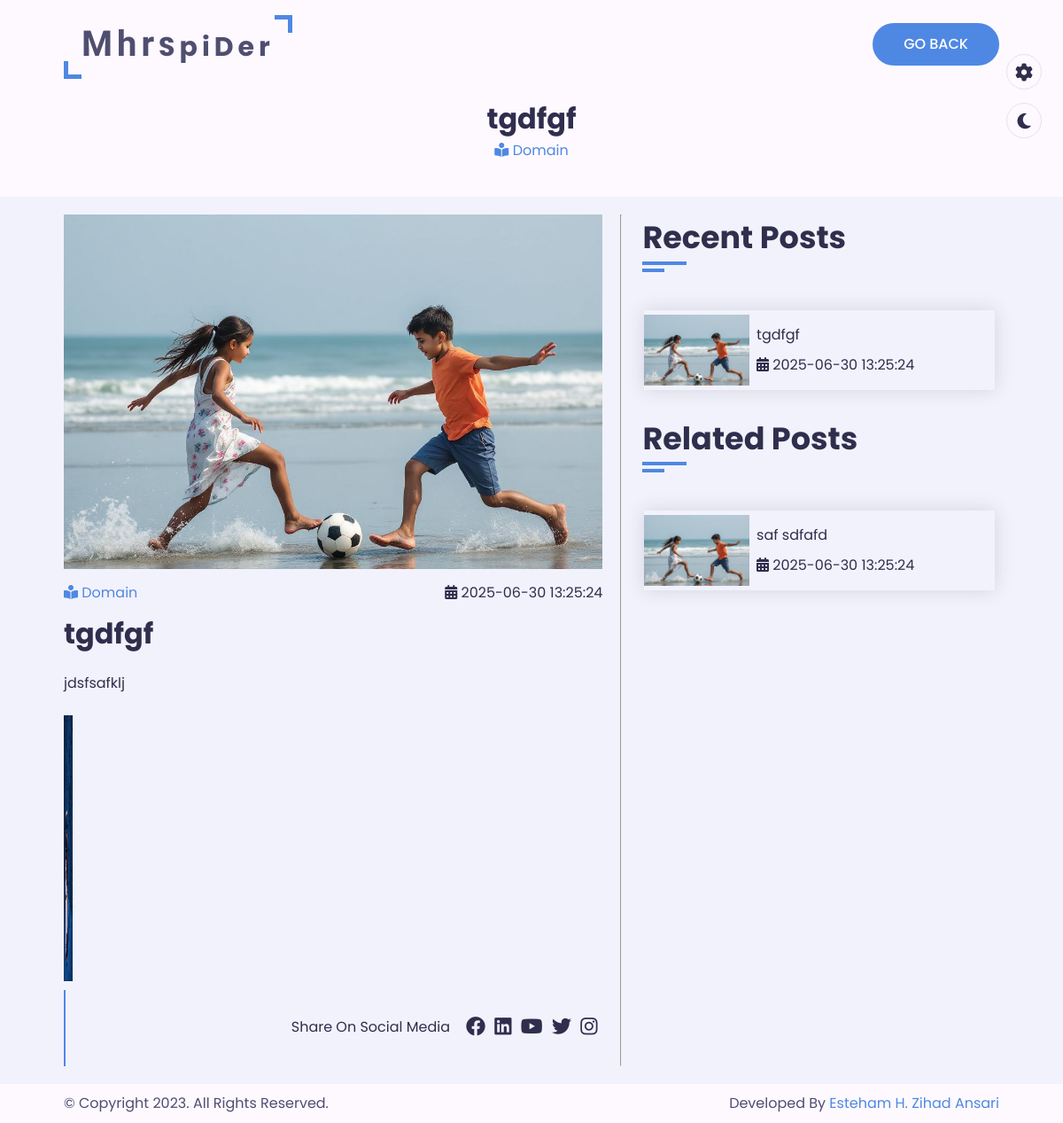
Screenshot of /blog.php?p=34 with the database file from the repository.
### tables this page shows
CREATE TABLE `blog` (
  `id` int(11) NOT NULL,
  `blog_title` varchar(255) NOT NULL,
  `blog_cat_id` int(11) NOT NULL,
  `created_date` datetime NOT NULL DEFAULT current_timestamp(),
  `created_by_admin` int(11) NOT NULL
);

CREATE TABLE `category` (
  `id` int(11) NOT NULL,
  `cat_name` varchar(100) NOT NULL,
  `created_at` timestamp NOT NULL DEFAULT current_timestamp()
);

CREATE TABLE `thumbnail` (
  `id` int(11) NOT NULL,
  `blog_id` int(11) NOT NULL,
  `thumb_name` varchar(255) NOT NULL,
  `thumb_uploaded_name` varchar(255) NOT NULL,
  `created_at` timestamp NOT NULL DEFAULT current_timestamp()
);

CREATE TABLE `blog_description` (
  `id` int(11) NOT NULL,
  `blog_id` int(11) NOT NULL,
  `short_description` mediumtext DEFAULT NULL,
  `full_description` longtext DEFAULT NULL
);

### blog.php (the view, shortened to what this page needs)
<?php
$con = new Confi();
$conn = $con->dbConnection();
if(isset($_GET['p'])){
    $id = urldecode($_GET['p']);
} else {
    die('No id.');
}
$stmt = "SELECT
            b.id, b.blog_title, b.created_date,
            c.cat_name,
            d.short_description,
            d.full_description,
            i.thumb_name,
            i.thumb_uploaded_name,
            v.total_view
        FROM blog b
        LEFT JOIN category c ON b.blog_cat_id = c.id
        LEFT JOIN blog_description d ON b.id = d.blog_id
        LEFT JOIN thumbnail i ON b.id = i.blog_id
        LEFT JOIN views v ON b.id = v.blog_id
        where b.id = :id";
$blog =  $conn->prepare($stmt);
$blog->execute([':id' => $id]);
$blog = $blog->fetch(PDO::FETCH_ASSOC);
$recent_stmt = "SELECT
            b.id, b.blog_title, b.created_date,
            c.cat_name,
            d.short_description,
            d.full_description,
            i.thumb_name,
            i.thumb_uploaded_name,
            v.total_view
        FROM blog b
        LEFT JOIN category c ON b.blog_cat_id = c.id
        LEFT JOIN blog_description d ON b.id = d.blog_id
        LEFT JOIN thumbnail i ON b.id = i.blog_id
        LEFT JOIN views v ON b.id = v.blog_id
        ORDER BY b.created_date DESC
        LIMIT 6";
$recent_blogs =  $conn->prepare($recent_stmt);
$recent_blogs->execute();
$recent_blogs = $recent_blogs->fetchAll(PDO::FETCH_ASSOC);
?>
<html lang="en">
<head>
    <link rel="stylesheet" href="css/style.css" />
    <link rel="stylesheet" href="css/blog-single.css">
    <link rel="stylesheet" href="css/skins/color-1.css" />
    <link rel="stylesheet" href="https://cdnjs.cloudflare.com/ajax/libs/font-awesome/6.2.1/css/all.min.css" />
    <link rel="stylesheet" href="css/skins/color-1.css" class="alternate-style" title="color-1" disabled />
    <link rel="stylesheet" href="css/skins/color-2.css" class="alternate-style" title="color-2" disabled />
    <link rel="stylesheet" href="css/skins/color-3.css" class="alternate-style" title="color-3" disabled />
    <link rel="stylesheet" href="css/skins/color-4.css" class="alternate-style" title="color-4" disabled />
    <link rel="stylesheet" href="css/skins/color-5.css" class="alternate-style" title="color-5" disabled />
    <link rel="stylesheet" href="css/style-switcher.css" />
</head>
<body class="">
    <div class="blog-container">
        <div class="top-section">
            <div class="top-row">
                <div class="logo">
                    <a href="index.php"><span>Mhr</span>SpiDer</a>
                </div>
                <div class="back-btn">
                    <a href="index.php" class="btn">GO BACK</a>
                </div>
            </div>
            <div class="bottom-row">
                <div class="blog-details">
                    <div class="blog-title">
                        <h1><?= $blog['blog_title'] ?></h1>
                    </div>
                    <div class="category">
                        <p><a href="#"><i class="fa-sharp fa-solid fa-book-open-reader"></i> <?= $blog['cat_name'] ?> </a></p>
                    </div>
                </div>
            </div>
        </div>
        <div class="body-section">
            <div class="body-row">
                <div class="left">
                    <div class="blog-img">
                        <img src="images/blog/<?= $blog['thumb_uploaded_name'] ?>" alt="<?= $blog['thumb_name'] ?>" class='full-width-img'>
                    </div>
                    <div class="blog-info">
                        <div class="category">
                            <p><a href="#"><i class="fa-sharp fa-solid fa-book-open-reader"></i> <?= $blog['cat_name'] ?></a></p>
                        </div>
                        <div class="date">
                            <p><i class="fa-solid fa-calendar-days"></i> <?= $blog['created_date'] ?></p>
                        </div>
                    </div>
                    <div class="blog-title">
                        <h1><?= $blog['blog_title'] ?></h1>
                    </div>
                    <div class="blog-desc">
                        <p><?= $blog['full_description'] ?></p>
                    </div>
                    <div class="social-share">
                        <div class="row">
                            <div class="title padd-15">
                                <p>Share On Social Media</p>
                            </div>
                            <div class="social-icons">
                                <a href="#"><i class="fa-brands fa-facebook"></i></a>
                                <a href="#"><i class="fa-brands fa-linkedin"></i></a>
                                <a href="#"><i class="fa-brands fa-youtube"></i></a>
                                <a href="#"><i class="fa-brands fa-twitter"></i></a>
                                <a href="#"><i class="fa-brands fa-instagram"></i></a>
                            </div>
                        </div>
                    </div>
                </div>
                <hr>
                <div class="right">
                    <div class="row">
                        <div class="section-title padd-15">
                            <h2>Recent Posts</h2>
                        </div>
                    </div>
                    <div class="recent-posts">
                        <?php if($recent_blogs):
                        foreach($recent_blogs as $item):
                        $id = urlencode($item['id']) ?>
                        <a href="?p=<?=$id?>">
                            <div class="post-row">
                                <div class="post-img">
                                    <img src="images/blog/<?= $item['thumb_uploaded_name']?>" alt="<?= $item['thumb_name']?>">
                                </div>
                                <div class="post-desc">
                                    <p><?= $item['blog_title']?></p>
                                    <p><i class="fa-solid fa-calendar-days"></i> <?= $item['created_date']?></p>
                                </div>
                            </div>
                        </a>
                        <?php endforeach; endif; ?>
                    </div>
                    <br>
                    <div class="row">
                        <div class="section-title padd-15">
                            <h2>Related Posts</h2>
                        </div>
                    </div>
                    <div class="recent-posts">
                         <?php if($recent_blogs):
                        foreach($recent_blogs as $item): ?>
                        <a href="#">
                            <div class="post-row">
                                <div class="post-img">
                                    <img src="images/blog/<?= $item['thumb_uploaded_name']?>" alt="<?= $item['thumb_name']?>">
                                </div>
                                <div class="post-desc">
                                    <p><?= $item['short_description']?></p>
                                    <p><i class="fa-solid fa-calendar-days"></i> <?= $item['created_date']?></p>
                                </div>
                            </div>
                        </a>
                        <?php endforeach; endif; ?>
                    </div>
                </div>
            </div>
        </div>
        <div class="footer-section">
            <div class="footer-row">
                <div class="left">
                    <p>© Copyright 2023. All Rights Reserved.</p>
                </div>
                <div class="right">
                    <p>Developed By <a href="#" target="_blank">Esteham H. Zihad Ansari</a></p>
                </div>
            </div>
        </div>
        <div class="style-switcher">
            <div class="style-switcher-toggler s-icon">
                <i class="fas fa-cog fa-spin"></i>
            </div>
            <div class="day-night s-icon">
                <i class="fas"></i>
            </div>
        </div>
    </div>
</body>
</html>

### css/style.css (style rules this page uses)
:root { --bg-black-900: #f2f2fc; --bg-black-100: #fdf9ff; --bg-black-50: #e8dfec; --text-black-900: #302e4d; --text-black-700: #504e70; }
* { margin: 0; padding: 0; outline: none; text-decoration: none; box-sizing: border-box; }
body { line-height: 1.5; font-size: 16px; font-family: "Poppins", "Noto Sans Bengali", sans-serif; }
.padd-15 { padding-left: 15px; padding-right: 15px; }
.section-title { flex: 0 0 100%; max-width: 100%; margin-bottom: 60px; }
.section-title h2 { font-size: 40px; color: var(--text-black-900); font-weight: 700; position: relative; }
.section-title h2::before { content: ""; height: 4px; width: 50px; background: var(--skin-color); position: absolute; left: 0; top: 100%; }
.section-title h2::after { content: ""; height: 4px; width: 25px; background: var(--skin-color); position: absolute; left: 0; top: 100%; margin-top: 8px; }
.row { display: flex; flex-wrap: wrap; margin-left: -0.75rem; margin-right: -0.75rem; }
.btn { font-size: 16px; font-weight: 500; padding: 12px 35px; color: white; border-radius: 40px; display: inline-block; white-space: nowrap; border: none; background: var(--skin-color); transition: all 0.3s ease; }

### css/blog-single.css (style rules this page uses)
.blog-container { width: 100%; color: var(--text-black-900); }
.top-section { background: var(--bg-black-100); padding: 20px 6% 40px; }
.top-section .top-row { display: flex; justify-content: space-between; align-items: center; text-align: center; padding-bottom: 30px; }
.top-row .logo a { color: var(--text-black-700); font-weight: 700; padding: 15px 20px; font-size: 30px; letter-spacing: 5px; position: relative; }
.top-row .logo a span { font-family: "Clicker Script", cursive; font-size: 40px; }
.top-row .logo a::before { content: ""; position: absolute; width: 20px; height: 20px; border-bottom: 5px solid var(--skin-color); border-left: 5px solid var(--skin-color); bottom: 0; left: 0; }
.top-row .logo a::after { content: ""; position: absolute; width: 20px; height: 20px; border-top: 5px solid var(--skin-color); border-right: 5px solid var(--skin-color); top: 0; right: 0; }
.bottom-row { display: flex; flex-wrap: nowrap; justify-content: center; align-items: center; text-align: center; }
.category a { color: var(--skin-color); }
.body-section { padding: 20px 6%; background: var(--bg-black-900); }
.body-section .body-row { display: flex; flex-wrap: nowrap; justify-content: flex-start; gap: 20px; }
.body-section .body-row .left { flex-basis: 60%; width: 60%; }
.body-section .body-row .left .blog-info { display: flex; flex-wrap: wrap; justify-content: space-between; align-items: center; text-align: center; gap: 20px; padding-top: 15px; }
.body-section .body-row .right { flex-basis: 40%; width: 40%; }
.body-row .left .blog-img img { width: 100%; height: 400px; object-fit: cover; }
.body-row .left .blog-title { padding: 10px 0; }
.body-row .left .blog-desc { padding: 10px 0; line-height: 1.5; word-spacing: 1.1px; text-align: justify; }
.body-row .left .social-share { display: flex; justify-content: flex-end; align-items: center; padding: 30px 15px; border-left: 2px solid var(--skin-color); }
.body-row .left .social-share .social-icons a { color: var(--text-black-900); padding: 0 3px; }
.body-row .left .social-share .social-icons a i { color: var(--text-black-900); font-size: 22px; }
.body-row .right .section-title h2 { font-size: 35px; }
.body-row .right .recent-posts { margin-top: -10px; }
.body-row .right .recent-posts a { color: var(--text-black-900); }
.body-row .right .recent-posts .post-row { display: flex; justify-content: left; align-items: center; gap: 8px; padding: 5px 0; margin: 5px; box-shadow: 0 0 20px rgba(48, 46, 77, 0.15); }
.recent-posts .post-row .post-img { flex-basis: 30%; width: 30%; }
.recent-posts .post-row .post-img img { width: 100%; height: 80px; object-fit: cover; }
.recent-posts .post-row .post-desc p { padding: 5px 0; }
.footer-section { background: var(--bg-black-100); color: var(--text-black-700); font-size: 16px; }
.footer-section .footer-row { padding: 10px 6%; display: flex; flex-wrap: nowrap; justify-content: space-between; align-items: center; text-align: center; }
.footer-section .footer-row a { color: var(--skin-color); }
.full-width-img { width: 100vw; }
.image-x img { width: 10px; }

### css/skins/color-1.css (style rules this page uses)
:root { --skin-color: #4f88e3; }

### rows the page displays
blog: blog_title "tgdfgf", category.cat_name "Domain", thumbnail.thumb_uploaded_name (picture), created_date "2025-06-30 13:25:24", blog_description.full_description "jdsfsafklj", blog_description.full_description (picture), blog_description.short_description "saf sdfafd"
